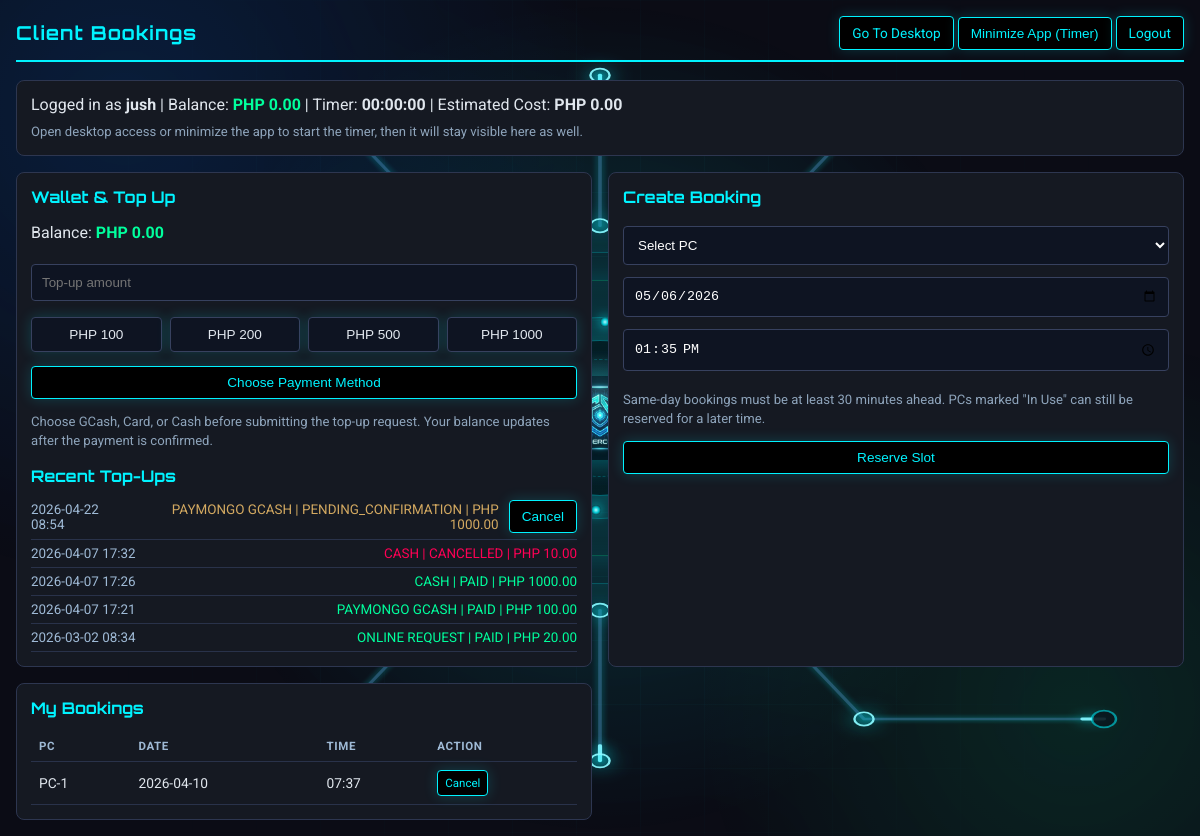
The page /client/bookings (signed in) on the database as committed earlier.
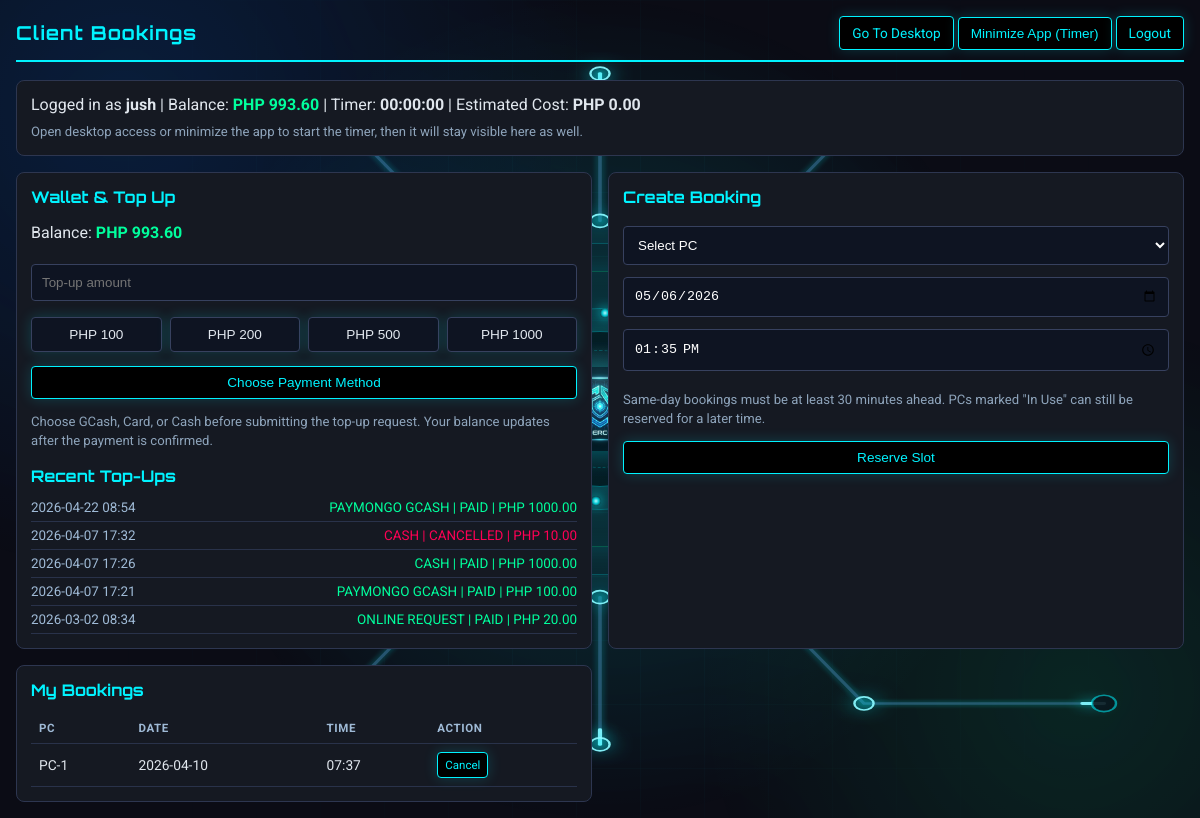
The same page on the database as committed later.
### app.py (models this page shows, shortened)
class User(UserMixin, db.Model):
    id = db.Column(db.Integer, primary_key=True)
    username = db.Column(db.String(80), unique=True, nullable=False)
    password_hash = db.Column(db.String(120), nullable=False)
    pondo = db.Column(db.Float, default=0.0)
    is_admin = db.Column(db.Boolean, default=False)

class PaymentTransaction(db.Model):
    id = db.Column(db.Integer, primary_key=True)
    user_id = db.Column(db.Integer, db.ForeignKey('user.id'), nullable=False)
    provider = db.Column(db.String(32), nullable=False, default="online_request")
    external_id = db.Column(db.String(128), unique=True, nullable=False)
    amount = db.Column(db.Float, nullable=False)
    currency = db.Column(db.String(8), nullable=False, default="php")
    status = db.Column(db.String(32), nullable=False, default="pending")
    created_at = db.Column(db.DateTime, default=datetime.now)
    credited_at = db.Column(db.DateTime, nullable=True)

class Booking(db.Model):
    id = db.Column(db.Integer, primary_key=True)
    user_id = db.Column(db.Integer, db.ForeignKey('user.id'), nullable=False)
    pc_id = db.Column(db.Integer, db.ForeignKey('pc.id'), nullable=False)
    booking_date = db.Column(db.String(20), nullable=True)
    time_slot = db.Column(db.String(20), nullable=False)
    user = db.relationship('User', backref='bookings')
    pc = db.relationship('PC', backref='bookings')

class PC(db.Model):
    id = db.Column(db.Integer, primary_key=True)
    name = db.Column(db.String(20), unique=True, nullable=False)
    is_occupied = db.Column(db.Boolean, default=False)
    lan_ip = db.Column(db.String(64), nullable=True)
    lan_port = db.Column(db.Integer, nullable=True)
    last_agent_seen_at = db.Column(db.DateTime, nullable=True)
    online_since_at = db.Column(db.DateTime, nullable=True)

### app.py (the view)
@app.route('/client/bookings')
@login_required
def client_bookings():
    if current_user.is_admin:
        return redirect(url_for('view_bookings'))
    now_dt = datetime.now()
    pcs = PC.query.order_by(PC.id.asc()).all()
    annotate_booking_usage_for_pcs(pcs, now_dt=now_dt)
    my_bookings = Booking.query.filter_by(user_id=current_user.id).order_by(Booking.id.desc()).all()
    recent_payments = get_recent_payment_requests(current_user.id)
    return render_template(
        'client_bookings.html',
        pcs=pcs,
        bookings=my_bookings,
        recent_payments=recent_payments,
        today_date=now_dt.strftime("%Y-%m-%d"),
        booking_lead_minutes=BOOKING_LEAD_MINUTES,
        hourly_rate=HOURLY_RATE,
        kiosk_mode=is_kiosk_mode_enabled()
    )

### app.py (called while the page is built, shortened)
@login_manager.user_loader
def load_user(user_id):
    return db.session.get(User, int(user_id))

def get_agent_online_window_seconds():
    try:
        return max(int(os.getenv("LAN_AGENT_ONLINE_WINDOW_SECONDS", "90")), 1)
    except Exception:
        return 90

def is_pc_online(pc, now_dt=None, online_window_seconds=None):
    if not pc or not pc.last_agent_seen_at:
        return False
    if now_dt is None:
        now_dt = datetime.now()
    if online_window_seconds is None:
        online_window_seconds = get_agent_online_window_seconds()
    return (now_dt - pc.last_agent_seen_at).total_seconds() <= online_window_seconds

def annotate_booking_usage_for_pcs(pcs, now_dt=None):
    if not pcs:
        return pcs
    if now_dt is None:
        now_dt = datetime.now()
    online_window_seconds = get_agent_online_window_seconds()
    active_sessions = Session.query.filter_by(end_time=None).order_by(Session.start_time.desc()).all()
    active_session_by_pc = {}
    for session in active_sessions:
        active_session_by_pc.setdefault(session.pc_id, session)
    for pc in pcs:
        active_session = active_session_by_pc.get(pc.id)
        online_now = is_pc_online(pc, now_dt, online_window_seconds)
        pc.booking_in_use_now = bool(pc.is_occupied or active_session or online_now)
    return pcs

def get_recent_payment_requests(user_id, limit=5):
    try:
        max_rows = max(1, int(limit))
    except Exception:
        max_rows = 5
    return PaymentTransaction.query.filter_by(user_id=user_id).order_by(PaymentTransaction.created_at.desc()).limit(max_rows).all()

def is_kiosk_mode_enabled():
    return str(os.getenv("PYPONDO_KIOSK_MODE", "0")).strip().lower() in {"1", "true", "yes"}

@app.before_request
def bootstrap_schema():
    if not getattr(app, "_schema_ready", False):
        db.create_all()
        ensure_pc_lan_ip_column()
        ensure_booking_date_column()
        ensure_session_last_charged_at_column()
        ensure_core_seed_data()
        app._schema_ready = True

@app.before_request
def allow_mobile_api_preflight():
    normalized_path = (request.path or "").rstrip("/")
    if request.method != "OPTIONS":
        return None

def start_periodic_billing():
    global _billing_thread_started
    if _billing_thread_started or BILLING_DISABLED:
        return

@app.before_request
def ensure_billing_started():
    start_periodic_billing()

### templates/client_bookings.html (shortened to what this page needs)
<!DOCTYPE html>
<html lang="en">
<head>
</head>
<body>
    {% include '_animated_background.html' %}
    <div class="top">
        <h1>Client Bookings</h1>
        <div>
            {% if current_user.pondo > 0 %}
            <a class="btn ok" href="{{ url_for('client_desktop') }}">Go To Desktop</a>
            <button type="button" class="btn" onclick="minimizeClientApp()">Minimize App (Timer)</button>
            {% endif %}
            {% if not kiosk_mode %}
            <a class="btn warn" href="{{ url_for('logout') }}" onclick="clearDashboardTimerState()">Logout</a>
            {% endif %}
        </div>
    </div>
    <div class="card" style="margin-bottom:16px;">
        Logged in as <strong>{{ current_user.username }}</strong> |
        Balance:
        <span class="{{ 'balance-ok' if current_user.pondo > 0 else 'balance-low' }}">
            PHP {{ "%.2f"|format(current_user.pondo) }}
        </span>
        | Timer: <strong id="dashboard-timer-time">00:00:00</strong>
        | Estimated Cost: <strong id="dashboard-timer-cost">PHP 0.00</strong>
        <div class="subtle" id="dashboard-timer-note" style="margin-top:8px;">
        </div>
    </div>
    <div class="grid">
        <div class="card">
            <h2>Wallet &amp; Top Up</h2>
            <p>
                Balance:
                <span class="{{ 'balance-ok' if current_user.pondo > 0 else 'balance-low' }}">
                    PHP {{ "%.2f"|format(current_user.pondo) }}
                </span>
            </p>
            <form action="{{ url_for('topup_online') }}" method="POST">
                <input id="topupAmount" type="number" name="amount" min="1" max="10000" step="0.01" placeholder="Top-up amount" required>
                <div class="quick-amounts">
                    <button type="button" onclick="setTopup(100)">PHP 100</button>
                    <button type="button" onclick="setTopup(200)">PHP 200</button>
                    <button type="button" onclick="setTopup(500)">PHP 500</button>
                    <button type="button" onclick="setTopup(1000)">PHP 1000</button>
                </div>
                <button type="submit" class="btn" style="width:100%; margin-top:10px;">Choose Payment Method</button>
            </form>
            <p class="subtle">Choose GCash, Card, or Cash before submitting the top-up request. Your balance updates after the payment is confirmed.</p>
            <div style="margin-top: 16px;">
                <h2 style="margin-bottom: 8px;">Recent Top-Ups</h2>
                {% if recent_payments %}
                    {% for tx in recent_payments %}
                        <div class="history-row">
                            <div class="history-main">
                                <span style="color:#9fbad6;">{{ tx.created_at.strftime('%Y-%m-%d %H:%M') }}</span>
                                <span style="color: {{ 'var(--ok)' if tx.status == 'paid' else ('var(--warn)' if tx.status == 'cancelled' else '#d3a961') }};">
                                    {{ tx.provider.replace('_', ' ')|upper }} | {{ tx.status|upper }} | PHP {{ "%.2f"|format(tx.amount) }}
                                </span>
                            </div>
                            {% if tx.status in ['pending', 'pending_confirmation', 'awaiting_cash'] %}
                            <div class="history-action">
                                <form action="{{ url_for('client_cancel_payment', payment_id=tx.id) }}" method="POST">
                                    <button type="submit" class="btn history-cancel">Cancel</button>
                                </form>
                            </div>
                            {% endif %}
                        </div>
                    {% endfor %}
                {% else %}
                    <div class="subtle">No top-up transactions yet.</div>
                {% endif %}
            </div>
        </div>
        <div class="card">
            <h2>Create Booking</h2>
            <form action="{{ url_for('book_pc') }}" method="POST" class="booking-form">
                <select name="pc_id" required>
                    <option value="" disabled selected>Select PC</option>
                </select>
                <input type="date" name="booking_date" class="booking-date-input" min="{{ today_date }}" value="{{ today_date }}" required>
                <input type="time" name="time_slot" class="booking-time-input" required>
                <p class="subtle">Same-day bookings must be at least {{ booking_lead_minutes }} minutes ahead. PCs marked "In Use" can still be reserved for a later time.</p>
                <button type="submit" class="btn" style="width:100%;">Reserve Slot</button>
            </form>
        </div>
        <div class="card">
            <h2>My Bookings</h2>
            <table>
                <thead>
                    <tr>
                        <th>PC</th>
                        <th>Date</th>
                        <th>Time</th>
                        <th>Action</th>
                    </tr>
                </thead>
                <tbody>
                    {% for booking in bookings %}
                    <tr>
                        <td>{{ booking.pc.name }}</td>
                        <td>{{ booking.booking_date or 'N/A' }}</td>
                        <td>{{ booking.time_slot }}</td>
                        <td>
                            <a class="btn warn" style="padding:5px 7px; font-size:0.72rem;" href="{{ url_for('client_delete_booking', id=booking.id) }}">Cancel</a>
                        </td>
                    </tr>
                    {% else %}
                    <tr><td colspan="4" style="color:#6f7f97;">No bookings yet.</td></tr>
                    {% endfor %}
                </tbody>
            </table>
        </div>
    </div>
</body>
</html>

### templates/_animated_background.html (shortened to what this page needs)
<div class="cyber-bg" aria-hidden="true">
    <div class="cyber-grid"></div>
    <div class="cyber-core">
        <div class="cyber-core-ring"></div>
        <div class="cyber-core-shell"></div>
        <img class="cyber-core-icon" src="/app-icon.png" alt="">
        <div class="cyber-sparks">
            <span></span>
            <span></span>
        </div>
    </div>
</div>

### templates/client_bookings.html (style rules this page uses)
:root { --bg: #0b0c15; --card: #151922; --line: #00f3ff; --ok: #00ff9d; --warn: #ff0055; --text: #e0e6ed; }
body { margin: 0; background: var(--bg); color: var(--text); font-family: 'Roboto', sans-serif; padding: 16px; }
.top { display: flex; justify-content: space-between; align-items: center; border-bottom: 2px solid var(--line); padding-bottom: 10px; margin-bottom: 18px; }
.top h1 { margin: 0; font-family: 'Orbitron', sans-serif; font-size: 1.2rem; color: var(--line); letter-spacing: 1px; }
.btn, .quick-amounts button, .btn.history-cancel { display: inline-block; text-decoration: none; border: 1px solid var(--line); color: var(--line); background: #000; padding: 8px 12px; border-radius: 4px; font-size: 0.85rem; box-shadow: 0 0 14px rgba(0, 243, 255, 0.18); transition: background 0.18s ease, color 0.18s ease, box-shadow 0.18s ease, border-color 0.18s ease; cursor: pointer; }
.warn { border-color: var(--line); color: var(--line); }
.ok { border-color: var(--line); color: var(--line); }
.grid { display: grid; grid-template-columns: 1fr 1fr; gap: 16px; }
.card { border: 1px solid #2d3650; border-radius: 8px; background: var(--card); padding: 14px; }
.card h2 { margin-top: 0; font-family: 'Orbitron', sans-serif; color: var(--line); font-size: 1rem; }
input, select { width: 100%; box-sizing: border-box; margin: 6px 0; padding: 10px; border-radius: 4px; border: 1px solid #37415f; background: #0e1422; color: #fff; }
table { width: 100%; border-collapse: collapse; margin-top: 8px; }
th, td { border-bottom: 1px solid #29324a; padding: 8px; font-size: 0.86rem; text-align: left; }
th { color: #9fbad6; text-transform: uppercase; font-size: 0.72rem; letter-spacing: 0.6px; }
.balance-ok { color: var(--ok); font-weight: 700; }
.quick-amounts { display: flex; gap: 8px; flex-wrap: wrap; margin: 10px 0 4px; }
.quick-amounts button { flex: 1 1 90px; border: 1px solid #37415f; background: #0e1422; color: var(--text); padding: 9px 10px; border-radius: 4px; cursor: pointer; }
.subtle { color: #8ea4bb; font-size: 0.82rem; line-height: 1.45; }
.history-row { display: flex; justify-content: space-between; align-items: center; gap: 10px; padding: 6px 0; border-bottom: 1px solid #29324a; font-size: 0.84rem; }
.history-main { display: flex; justify-content: space-between; align-items: center; gap: 10px; flex: 1; min-width: 0; }
.history-main span:last-child { text-align: right; }

Rows that differ between the two databases and show on the page:
changed User "jush": pondo "0.00" → "993.60"
changed PaymentTransaction (number 1 of 5 on the later page): status "PENDING_CONFIRMATION" → "PAID"; no longer shows "Cancel"
